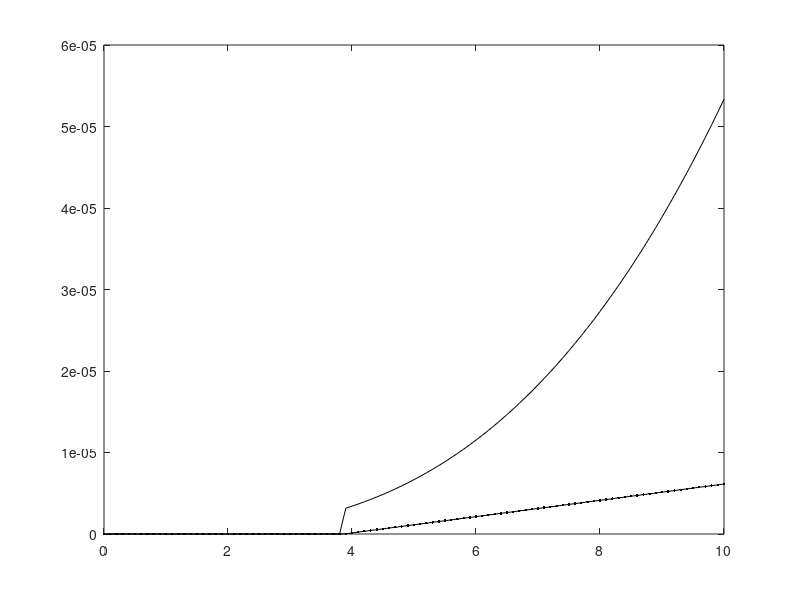

Source code (MATLAB):
%dis=[0.01:0.01:0.5];
dis=0.5;
N=1000e6;
ql=[0:0.1:10].*1e-3; %[g/kg]*1e-3 = kg/kg
rhoair=1.083;


qt=pi*20e-6^3*1000*N/6/rhoair;



alx=dis.^-2 - 1;

b6=(gamma(6+alx+1)./gamma(1+alx)).^(1/6) .* (gamma(3+alx+1)./gamma(1+alx)).^(-1/3);

%figure;
%plot(dis,b6.^6);


liu=1.9e17*b6^6*(3*rhoair/4/pi/1000)^2/N *(ql).^3;
kess=10e-4*(ql-qt);

ii=find(ql<qt);

liu(ii)=0;
kess(ii)=0;

figure;
plot(ql*1000,liu,'k-');
hold on;
plot(ql*1000,kess,'k.-');
